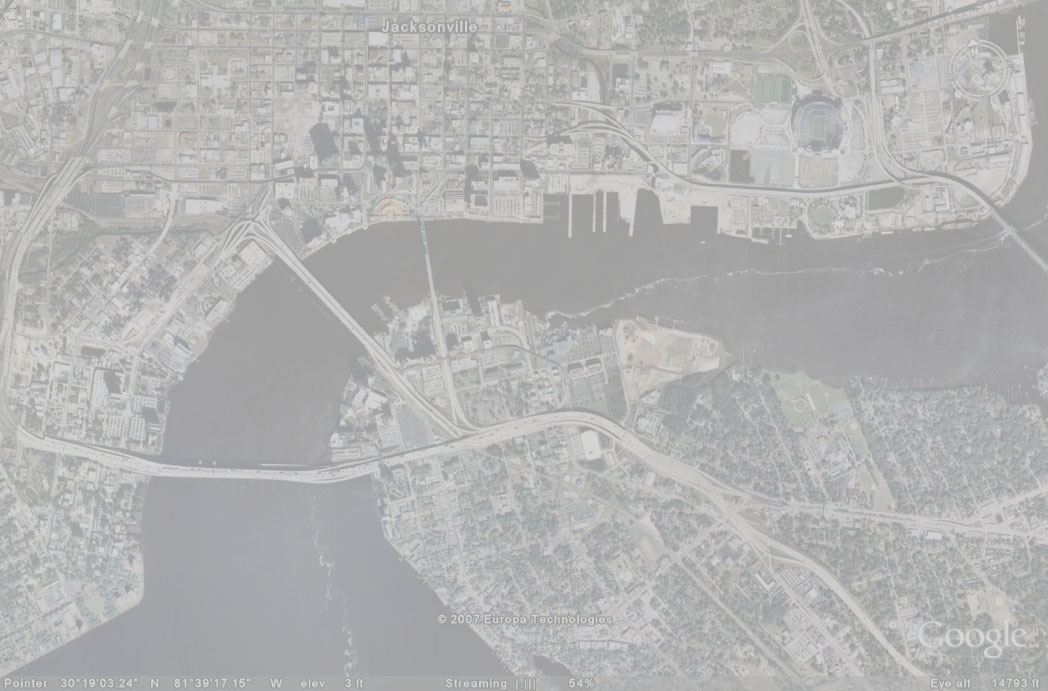
%> input picture histogram_equalization/map.png, 1048 x 691 px
$ octave histogram_eq.m   (GNU Octave 9; MATLAB toolbox functions it lacks are replaced by stand-ins)
%> lines starting %> are read from the running program, lines starting %| are printed output that depends on the picture
img = imread('map.png');
%> img is the input picture: size 691x1048x3 uint8; mean R, G, B 178.9, 179.2, 178.8
img = rgb2gray(img);
%> img: size 691x1048 uint8

img = histeq(img);
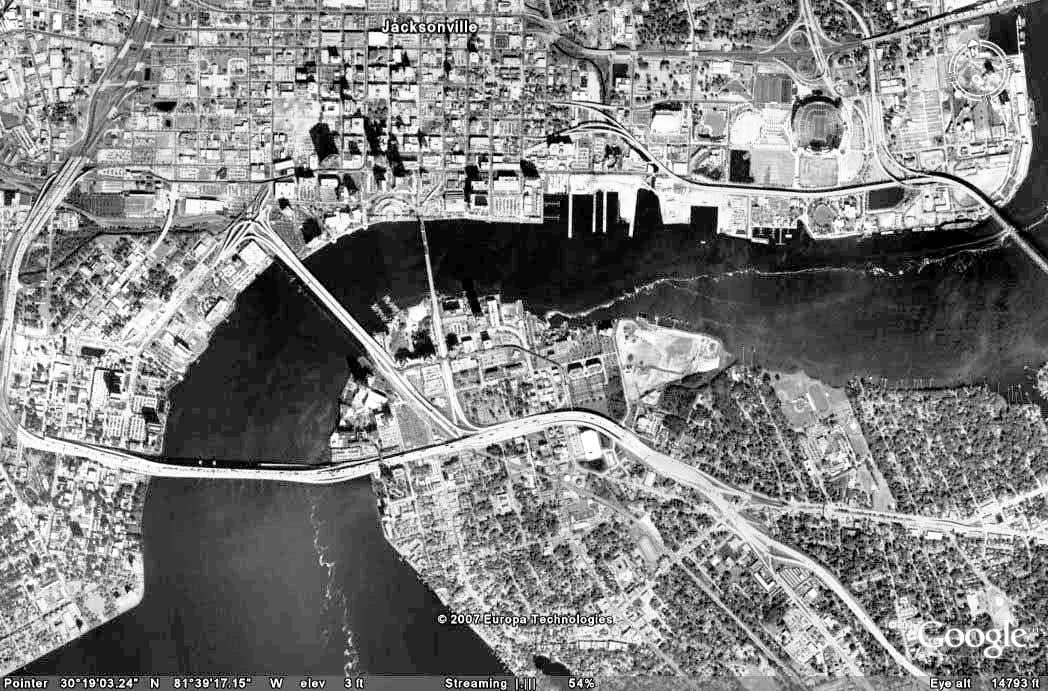
%> img: size 691x1048 uint8; min 0, max 255, mean 128.6

imwrite(img, 'map_hist_eq.png');

xaxis = linspace(0,255,50);
yaxis = imhist(img,50);
%> yaxis = 50 values, max 35509 at index 8, min 0 at index 2, mean 14483.4

stem(xaxis,yaxis);
title('histogram equilization');
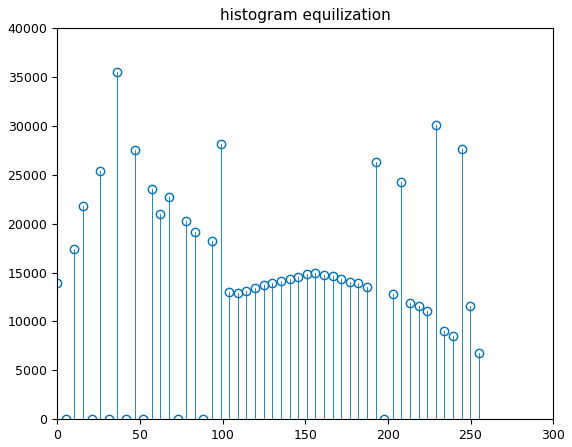
%> figure redrawn from the program's plot data; highest point at x = 36.43, y = 35509
